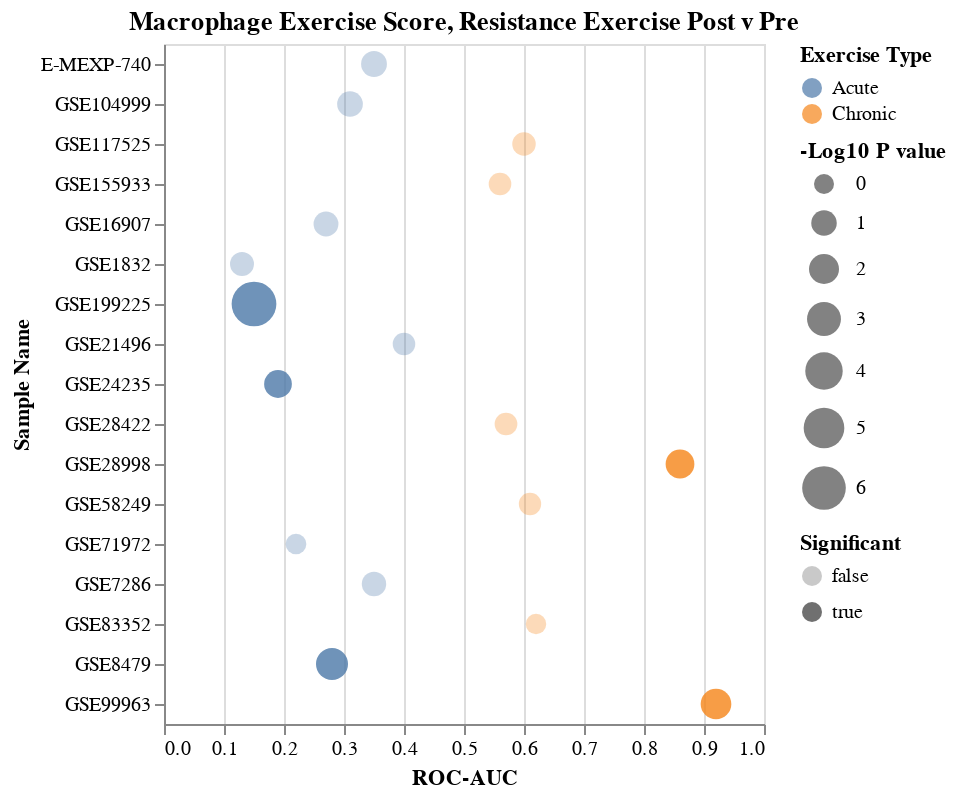

Source (notebook cell):
### Code cell
resLst=list(data2[data2['Exercise Type']=='resistance'].index)
saveName='MacrophageExerciseDotPlot_Resistance_Training_log10Pval.png'
title='Macrophage Exercise Score, Resistance Exercise Post v Pre'
save=True
dfIn=df.loc[resLst]

chart=makeDotPlot(dfIn,saveName=saveName,title=title,rev=False,save=save)
chart

### Figure 1 — Vega-Lite specification as saved in the notebook (floating-point values rounded to 4 significant figures)
{"config": {"view": {"continuousWidth": 300, "continuousHeight": 300}}, "data": {"name": "data-ae3ec5f1394567f08128b4e11f46ddfd"}, "mark": {"type": "circle"}, "encoding": {"color": {"field": "Exercise Type", "type": "nominal"}, "opacity": {"field": "Significant", "type": "nominal"}, "size": {"field": "-Log10 P value", "scale": {"range": [100, 500], "reverse": false}, "type": "quantitative"}, "x": {"field": "ROC-AUC", "scale": {"domain": [0, 1]}, "type": "quantitative"}, "y": {"field": "Sample Name", "type": "nominal"}}, "title": "Macrophage Exercise Score, Resistance Exercise Post v Pre", "$schema": "https://vega.github.io/schema/vega-lite/v5.8.0.json", "datasets": {"data-ae3ec5f1394567f08128b4e11f46ddfd": [{"Sample Name": "GSE21496", "Num Samples": 21, "ROC-AUC": 0.4, "Pval": 0.368, "Exercise Type": "Acute", "-Log10 P value": 0.4342, "Significant": false}, {"Sample Name": "GSE71972", "Num Samples": 16, "ROC-AUC": 0.22, "Pval": 0.767, "Exercise Type": "Acute", "-Log10 P value": 0.1152, "Significant": false}, {"Sample Name": "E-MEXP-740", "Num Samples": 32, "ROC-AUC": 0.35, "Pval": 0.0856, "Exercise Type": "Acute", "-Log10 P value": 1.068, "Significant": false}, {"Sample Name": "GSE7286", "Num Samples": 18, "ROC-AUC": 0.35, "Pval": 0.164, "Exercise Type": "Acute", "-Log10 P value": 0.7852, "Significant": false}, {"Sample Name": "GSE24235", "Num Samples": 21, "ROC-AUC": 0.19, "Pval": 0.0333, "Exercise Type": "Acute", "-Log10 P value": 1.478, "Significant": true}, {"Sample Name": "GSE104999", "Num Samples": 24, "ROC-AUC": 0.31, "Pval": 0.0909, "Exercise Type": "Acute", "-Log10 P value": 1.041, "Significant": false}, {"Sample Name": "GSE199225", "Num Samples": 60, "ROC-AUC": 0.15, "Pval": 4.15e-07, "Exercise Type": "Acute", "-Log10 P value": 6.382, "Significant": true}, {"Sample Name": "GSE1832", "Num Samples": 8, "ROC-AUC": 0.13, "Pval": 0.203, "Exercise Type": "Acute", "-Log10 P value": 0.6925, "Significant": false}, {"Sample Name": "GSE8479", "Num Samples": 39, "ROC-AUC": 0.28, "Pval": 0.00319, "Exercise Type": "Acute", "-Log10 P value": 2.496, "Significant": true}, {"Sample Name": "GSE16907", "Num Samples": 16, "ROC-AUC": 0.27, "Pval": 0.135, "Exercise Type": "Acute", "-Log10 P value": 0.8697, "Significant": false}, {"Sample Name": "GSE28998", "Num Samples": 14, "ROC-AUC": 0.86, "Pval": 0.0198, "Exercise Type": "Chronic", "-Log10 P value": 1.703, "Significant": true}, {"Sample Name": "GSE58249", "Num Samples": 14, "ROC-AUC": 0.61, "Pval": 0.406, "Exercise Type": "Chronic", "-Log10 P value": 0.3915, "Significant": false}, {"Sample Name": "GSE99963", "Num Samples": 14, "ROC-AUC": 0.92, "Pval": 0.00713, "Exercise Type": "Chronic", "-Log10 P value": 2.147, "Significant": true}, {"Sample Name": "GSE28422", "Num Samples": 54, "ROC-AUC": 0.57, "Pval": 0.345, "Exercise Type": "Chronic", "-Log10 P value": 0.4622, "Significant": false}, {"Sample Name": "GSE83352", "Num Samples": 8, "ROC-AUC": 0.62, "Pval": 0.845, "Exercise Type": "Chronic", "-Log10 P value": 0.07314, "Significant": false}, {"Sample Name": "GSE155933", "Num Samples": 193, "ROC-AUC": 0.56, "Pval": 0.357, "Exercise Type": "Chronic", "-Log10 P value": 0.4473, "Significant": false}, {"Sample Name": "GSE117525", "Num Samples": 46, "ROC-AUC": 0.6, "Pval": 0.247, "Exercise Type": "Chronic", "-Log10 P value": 0.6073, "Significant": false}]}}
